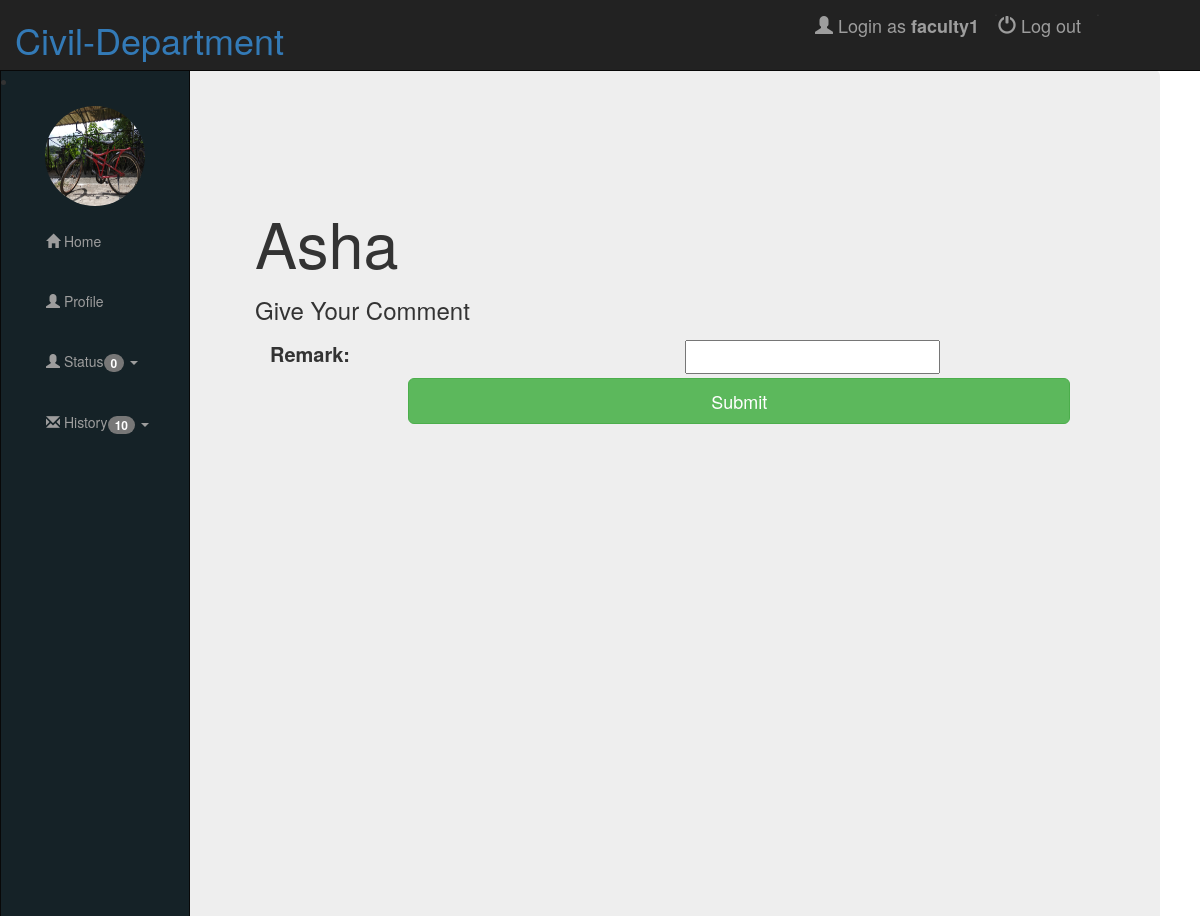
The page /faculty/TA_leave_comment/26/ (signed in) on the database its author committed.
### leave/models.py (models this page shows, shortened)
class User(AbstractUser):
    is_student = models.BooleanField(default=False)
    is_faculty = models.BooleanField(default=False)
    is_office = models.BooleanField(default=False)
    is_dppc = models.BooleanField(default=False)
    is_hod = models.BooleanField(default=False)

class Faculty(models.Model):
    user = models.OneToOneField(User, on_delete=models.CASCADE, related_name='facultys')
    Name = models.CharField(max_length=200, blank=True, default="")
    profile_pic = models.ImageField(upload_to='faculty', blank=True, null=True, default=" ")
    faculty_id = models.CharField(max_length=128, blank=False)
    webmail = models.CharField(max_length=128, blank=False)
    mob_num = models.CharField(max_length=128, blank=False)

class ApplyLeave(models.Model):
    LeaveId = models.ForeignKey(Student, on_delete=models.CASCADE, related_name='applyleaves')
    LeaveFrom = models.DateField()
    LeaveTo = models.DateField()
    TypeOfLeave = models.CharField(max_length=255, choices=TYPEOFLEAVE, blank=False, default="")
    ReasonForLeave = models.CharField(max_length=200)
    Doc1 = models.FileField(upload_to='documents', blank=True, null=True)
    Doc2 = models.FileField(upload_to='documents', blank=True, null=True)
    AddressWhileOnLeave = models.CharField(max_length=200)
    PhoneNumberWhileOnLeave = models.CharField(max_length=20)
    DateOfApply = models.DateField(default=datetime.now)
    Flag = models.IntegerField(default=0)
    SentTo = MultiSelectField(choices=SENT_TO)

class Student(models.Model):
    user = models.OneToOneField(User, on_delete=models.CASCADE, related_name='students')
    Name = models.CharField(max_length=200, blank=True, default="")
    profile_pic = models.ImageField(upload_to='student', blank=True, null=True)
    roll_no = models.CharField(max_length=128, blank=False, default=" ", unique=True)
    gender = models.CharField(max_length=10, choices=GENDER, blank=False)
    webmail = models.CharField(max_length=128, blank=False, unique=True)
    course = models.CharField(max_length=128, choices=COURSE, blank=True)
    acedemic_year = models.IntegerField(choices=ACADEMIC_YEAR, default=0)
    present_semester = models.IntegerField(choices=SEMESTER, null=True, blank=True)
    hostel_name = models.CharField(max_length=255, choices=HOSTEL_CHOICES, blank=True, default="")
    room_number = models.CharField(max_length=10, blank=True, default="")
    mob_number = models.CharField(max_length=15, blank=False, default=" ")
    emergency_mob_num = models.CharField(max_length=15, blank=True, default=" ")
    TA_instructor = models.CharField(max_length=200, blank=True, default="", )
    Supervisor_1 = models.CharField(max_length=200, blank=True, default="")
    Odinary = models.IntegerField( blank=False, default=15)
    Medical = models.IntegerField( blank=False, default=15)
    Acedemic = models.IntegerField( blank=False, default=30)
    Maternity = models.IntegerField( blank=False, default=135)
    Paternity = models.IntegerField( blank=False, default=15)

### leave/views/faculty.py (the view)
# urls.py: path('TA_leave_comment/<pk>/', faculty.SaveComments, name='ta_comment'),
@login_required
@faculty_required
def SaveComments(request,pk):
    save = False
    leave = ApplyLeave.objects.get(pk=pk)
    if request.method == "POST":
        comment_form = CommentForm(data=request.POST)
        if comment_form.is_valid():
            comment = comment_form.save(commit=False)
            comment.Leave = leave
            if leave.LeaveId.TA_instructor == request.user.username:
                comment.Person = "TA Instructor"
            elif leave.LeaveId.Supervisor_1 == request.user.username:
                comment.Person = "Supervisor"
            comment.save()
            save = True
        else:
            print(comment_form.errors)
    else:
        comment_form = CommentForm()
    StudentstofFaculty = Student.objects.all().filter(TA_instructor=request.user)
    AllLeavesofStudent = ApplyLeave.objects.all().filter(Q(Flag=5) & Q(LeaveId__in=StudentstofFaculty)).order_by('-pk')
    FacultyStudent = Student.objects.all().filter(Q(Supervisor_1=request.user))
    SvLength = ApplyLeave.objects.all().filter(Q(Flag=2) & Q(LeaveId__in=FacultyStudent)).count()
    TaLength = ApplyLeave.objects.all().filter(Q(Flag=1) & Q(LeaveId__in=StudentstofFaculty)).count()
    SvHistory = ApplyLeave.objects.all().filter(Q(Flag=5) & Q(LeaveId__in=FacultyStudent)).order_by('-pk').count()
    TaHistory = AllLeavesofStudent.count()
    try:
        user_obj = Faculty.objects.get(user=request.user)
        return render(request, 'faculty/TA_Comment.html',{'user_obj': user_obj,
                                                          'profile_form': comment_form,
                                                          'save': save,
                                                          'leave':leave,
                                                          'TaLength': TaLength,
                                                          'SvLength': SvLength,
                                                          'SvHistory': SvHistory,
                                                          'TaHistory': TaHistory,
                                                          })
    except:
        return render(request, 'faculty/TA_Comment.html', {'profile_form': comment_form,
                                                           'save': save,
                                                           'leave':leave,
                                                           'TaLength': TaLength,
                                                           'SvLength': SvLength,
                                                           'SvHistory': SvHistory,
                                                           'TaHistory': TaHistory,
                                                           })

### leave/forms.py
class CommentForm(forms.ModelForm):
    class Meta():
        model = Comments
        fields = ('Remark',)

### templates/faculty/TA_Comment.html (shortened to what this page needs)
<!DOCTYPE html>
{% extends "faculty/faculty_dashboard.html" %}
{% load staticfiles %}
{% block facul %}
    <div class="jumbotron">
        <div class="container">
            {% if save %}
                <div class="alert alert-success alert-dismissible" role="alert">
                    <button type="button" class="close" data-dismiss="alert" aria-label="Close"><span
                            aria-hidden="true">&times;</span></button>
                    <strong>Successful!</strong>
                </div>
            {% else %}
                <h1> {{ leave.LeaveId.Name }}</h1>
                <h3> Give Your Comment </h3>
                <form enctype="multipart/form-data" method="post">
                    {% for field in profile_form %}
                        <div class="form-group">
                            <div class="col-sm-offset-2 col-sm-10">
                            </div>
                            <label class="control-label col-sm-6">{{ field.label_tag }}</label>
                            <div class="col-sm-6">{{ field }}</div>
                        </div>
                    {% endfor %}
                    <div class="form-group">
                        <div class="col-sm-offset-2 col-sm-10">
                            <button type="submit" class="btn btn-success btn-lg btn-block">
                                Submit
                            </button>
                        </div>
                    </div>
                </form>
            {% endif %}
        </div>
    </div>
{% endblock %}

### templates/faculty/faculty_dashboard.html (shortened to what this page needs)
<!DOCTYPE html>
{% extends "base.html" %}
{% load staticfiles %}
{% block body_block %}
    <div class="navbar navbar-inverse navbar-fixed-left">
    {% if user_obj.profile_pic %}
    <li><img src="{{ user_obj.profile_pic.url}}" class="img-circle" height="100" width="100"></li>
    {% else %}
    <li><img src="#" class="img-circle" height="100" width="100"></li>
    {% endif %}
    <ul class="nav navbar-nav">
        <li><a href="{% url 'faculty:fac_dash_board' %}"><span class="glyphicon glyphicon-home"></span>  Home</a></li>
        <li><a href="{% url 'faculty:edit_profile' user.id %}"><span class="glyphicon glyphicon-user"></span>  Profile</a></li>
        <li class="dropdown"><a href="#" class="dropdown-toggle" data-toggle="dropdown">
            <span class="glyphicon glyphicon-user"></span>
            Status<span class="badge">{{TaLength|add:SvLength}}</span>
            <span class="caret"></span></a>
        </li>
        <li class="dropdown"><a href="#" class="dropdown-toggle" data-toggle="dropdown"><span class="glyphicon glyphicon-envelope"></span>
            History<span class="badge">{{ TaHistory|add:SvHistory}}</span>
            <span class="caret"></span></a>
        </li>
    </ul>
</div>
<div class="main">
    {% block facul %}
    {% endblock %}
</div>
{% endblock %}

### templates/header.html (shortened to what this page needs)
<nav class="navbar navbar-inverse navbar-fixed-top">
    <div class="container-fluid">
        <div class="row">
            <div class=" col-md-6 ">
                <div class="navbar-header">
                    <div class="col-6">
                        <h1 class="logo">
                            <a href="{% url 'home' %}">Civil-Department</a>
                        </h1>
                    </div>
                </div>
            </div>
            <div class=" col-md-5 ">
            <ul class="nav navbar-nav navbar-right">
                {% if user.is_authenticated %}
                    <li><a href="#" class="navbar-brand" role="button">
                        <span class="glyphicon glyphicon-user" aria-hidden="true"></span>&nbsp;Login as
                        <strong>{{ user.username }}</strong></a>.
                    </li>
                    <li><a href="{% url 'logout' %}" class="navbar-brand" role="button">
                        <span class="glyphicon glyphicon-off" aria-hidden="true"></span>&nbsp;Log out</a>.
                    </li>
                {% endif %}
            </ul>
            </div>
        </div>
</nav>

### static/css/style.css (style rules this page uses)
.container { margin-top: 70px; height: 700px; }
.container .navbar-fixed-left { width: 190px; position: fixed; border-radius: 0; height: 100%; left: 0px; background: #152227; }
.container .navbar-fixed-left .img-circle { margin-top: 15px; }
.container .navbar-fixed-left .navbar-nav > li { float: none; width: 149px; position:center; margin-left: 30px; margin-top: 10px; }
.container .navbar-fixed-left + .main { padding-left: 100px; }
.container .main { margin-left: 50px; font-size: 20px; padding: 0px 10px; }
img { display: block; margin-left: auto; margin-right: auto; }

### rows shown on the page
User: username "faculty1"
Faculty: profile_pic (picture)
ApplyLeave: LeaveId.Name "Asha"

### other values the page prints
{{ TaLength|add:SvLength }} "0"
{{ TaHistory|add:SvHistory }} "10"
{{ field.label_tag }} "Remark:"
